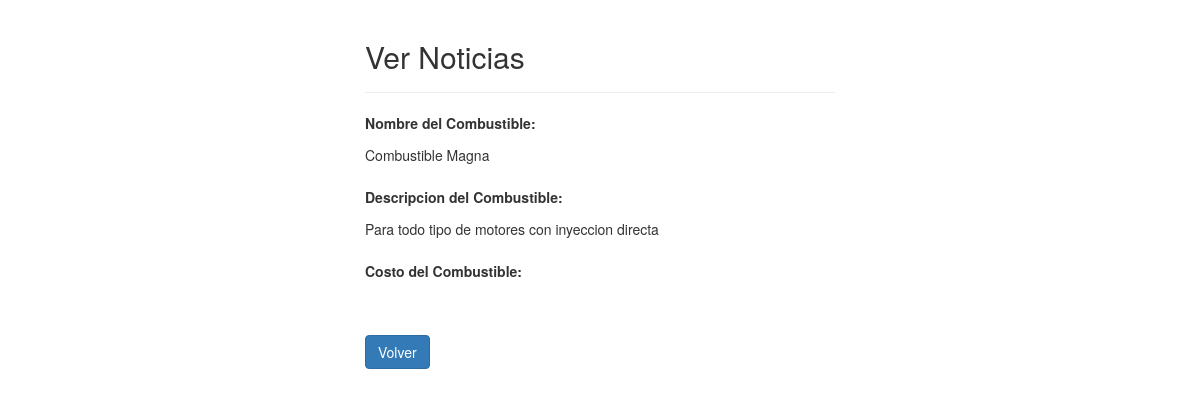
The page /TablaCombustible/read.php?id=2 on the database its author committed.
### tables this page shows
CREATE TABLE `t_combustible` (
  `id` int(11) NOT NULL,
  `nombre` varchar(250) NOT NULL,
  `descripcion` varchar(250) NOT NULL,
  `costoactual` varchar(10) NOT NULL
);

### TablaCombustible/read.php (the view, shortened to what this page needs)
<?php
if(isset($_GET["id"]) && !empty(trim($_GET["id"]))){
    require_once "config.php";
    $sql = "SELECT * FROM t_combustible WHERE id = ?";
    if($stmt = mysqli_prepare($link, $sql)){
        mysqli_stmt_bind_param($stmt, "i", $param_id);
        if(mysqli_stmt_execute($stmt)){
            $result = mysqli_stmt_get_result($stmt);
            if(mysqli_num_rows($result) == 1){
                $row = mysqli_fetch_array($result, MYSQLI_ASSOC);
            } else{
                header("location: error.php");
                exit();
            }
        } else{
            echo "Oops! A ocurrido un error. Por favor intentelo mas tarde.";
        }
    }
} else{
    header("location: error.php");
    exit();
}
?>
<!DOCTYPE html>
<html lang="en">
<head>
    <link rel="stylesheet" href="https://maxcdn.bootstrapcdn.com/bootstrap/3.3.7/css/bootstrap.css">
</head>
<body>
    <div class="wrapper">
        <div class="container-fluid">
            <div class="row">
                <div class="col-md-12">
                    <div class="page-header">
                        <h2>Ver Noticias</h2>
                    </div>
                    <div class="form-group">
                        <label>Nombre del Combustible:</label>
                        <p class="form-control-static"><?php echo $row["nombre"]; ?></p>
                    </div>
                    <div class="form-group">
                        <label>Descripcion del Combustible:</label>
                        <p class="form-control-static"><?php echo $row["descripcion"]; ?></p>
                    </div>
                    <div class="form-group">
                        <label>Costo del Combustible:</label>
                        <p class="form-control-static"><?php echo $row["costo"]; ?></p>
                    </div>
                    <p><a href="index.php" class="btn btn-primary">Volver</a></p>
                </div>
            </div>
        </div>
    </div>
</body>
</html>

### TablaCombustible/read.php (style rules this page uses)
.wrapper { width: 500px; margin: 0 auto; }

### rows shown on the page
t_combustible: nombre "Combustible Magna", descripcion "Para todo tipo de motores con inyeccion directa"
